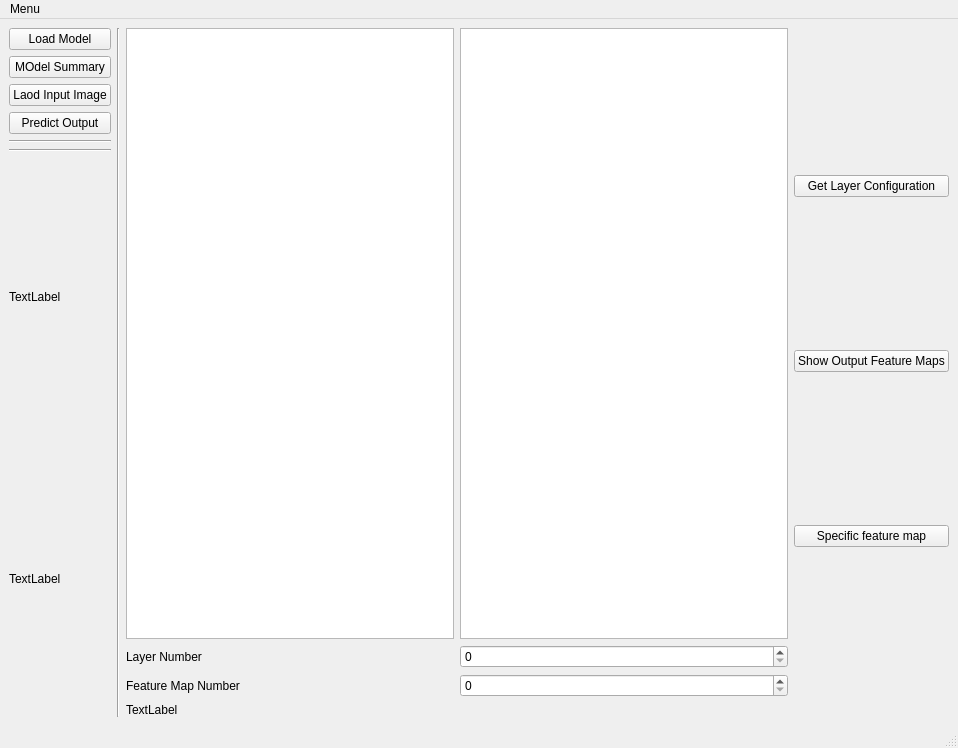
<?xml version="1.0" encoding="UTF-8"?>
<ui version="4.0">
 <class>MainWindow</class>
 <widget class="QMainWindow" name="MainWindow">
  <property name="geometry">
   <rect>
    <x>0</x>
    <y>0</y>
    <width>958</width>
    <height>748</height>
   </rect>
  </property>
  <property name="windowTitle">
   <string>MainWindow</string>
  </property>
  <widget class="QWidget" name="centralwidget">
   <layout class="QGridLayout" name="gridLayout">
    <item row="1" column="2" rowspan="2">
     <layout class="QVBoxLayout" name="verticalLayout_2">
      <item>
       <layout class="QHBoxLayout" name="horizontalLayout">
        <item>
         <layout class="QVBoxLayout" name="verticalLayout_3">
          <item>
           <layout class="QHBoxLayout" name="horizontalLayout_3">
            <item>
             <widget class="QTextBrowser" name="console_output"/>
            </item>
            <item>
             <widget class="QTextBrowser" name="console_output2"/>
            </item>
           </layout>
          </item>
          <item>
           <layout class="QHBoxLayout" name="horizontalLayout_2">
            <item>
             <widget class="QLabel" name="label_4">
              <property name="text">
               <string>Layer Number</string>
              </property>
             </widget>
            </item>
            <item>
             <widget class="QSpinBox" name="layerNumber">
              <property name="minimum">
               <number>0</number>
              </property>
              <property name="maximum">
               <number>200</number>
              </property>
             </widget>
            </item>
           </layout>
          </item>
          <item>
           <layout class="QHBoxLayout" name="horizontalLayout_5">
            <item>
             <widget class="QLabel" name="label">
              <property name="text">
               <string>Feature Map Number</string>
              </property>
             </widget>
            </item>
            <item>
             <widget class="QSpinBox" name="featureMapNumber">
              <property name="maximum">
               <number>600</number>
              </property>
             </widget>
            </item>
           </layout>
          </item>
         </layout>
        </item>
        <item>
         <layout class="QVBoxLayout" name="verticalLayout_4">
          <item>
           <widget class="QPushButton" name="layerButton">
            <property name="text">
             <string>Get Layer Configuration</string>
            </property>
           </widget>
          </item>
          <item>
           <widget class="QPushButton" name="outputFeatureMaps">
            <property name="text">
             <string>Show Output Feature Maps</string>
            </property>
           </widget>
          </item>
          <item>
           <widget class="QPushButton" name="specificFeatureMap">
            <property name="text">
             <string>Specific feature map</string>
            </property>
           </widget>
          </item>
         </layout>
        </item>
       </layout>
      </item>
      <item>
       <widget class="QLabel" name="displayOutput">
        <property name="text">
         <string>TextLabel</string>
        </property>
       </widget>
      </item>
     </layout>
    </item>
    <item row="1" column="0" rowspan="2">
     <layout class="QVBoxLayout" name="verticalLayout">
      <item>
       <widget class="QPushButton" name="loadModel">
        <property name="text">
         <string>Load Model</string>
        </property>
       </widget>
      </item>
      <item>
       <widget class="QPushButton" name="modelSummary">
        <property name="text">
         <string>MOdel Summary</string>
        </property>
       </widget>
      </item>
      <item>
       <widget class="QPushButton" name="inputImage">
        <property name="text">
         <string>Laod Input Image</string>
        </property>
       </widget>
      </item>
      <item>
       <widget class="QPushButton" name="computeOutput">
        <property name="text">
         <string>Predict Output</string>
        </property>
       </widget>
      </item>
      <item>
       <widget class="Line" name="line">
        <property name="orientation">
         <enum>Qt::Horizontal</enum>
        </property>
       </widget>
      </item>
      <item>
       <widget class="Line" name="line_2">
        <property name="orientation">
         <enum>Qt::Horizontal</enum>
        </property>
       </widget>
      </item>
      <item>
       <widget class="QLabel" name="displayInput">
        <property name="autoFillBackground">
         <bool>false</bool>
        </property>
        <property name="text">
         <string>TextLabel</string>
        </property>
       </widget>
      </item>
      <item>
       <widget class="QLabel" name="displayPreprocessedInput">
        <property name="text">
         <string>TextLabel</string>
        </property>
       </widget>
      </item>
     </layout>
    </item>
    <item row="1" column="1" rowspan="2">
     <widget class="Line" name="line_3">
      <property name="orientation">
       <enum>Qt::Vertical</enum>
      </property>
     </widget>
    </item>
   </layout>
  </widget>
  <widget class="QMenuBar" name="menubar">
   <property name="geometry">
    <rect>
     <x>0</x>
     <y>0</y>
     <width>958</width>
     <height>26</height>
    </rect>
   </property>
   <widget class="QMenu" name="menuMenu">
    <property name="title">
     <string>Menu</string>
    </property>
    <addaction name="actionDuplicate_window"/>
    <addaction name="separator"/>
    <addaction name="actionExit"/>
   </widget>
   <addaction name="menuMenu"/>
  </widget>
  <widget class="QStatusBar" name="statusbar"/>
  <action name="actionDuplicate_window">
   <property name="text">
    <string>Duplicate window</string>
   </property>
  </action>
  <action name="actionExit">
   <property name="text">
    <string>Exit</string>
   </property>
  </action>
 </widget>
 <resources/>
 <connections/>
</ui>
